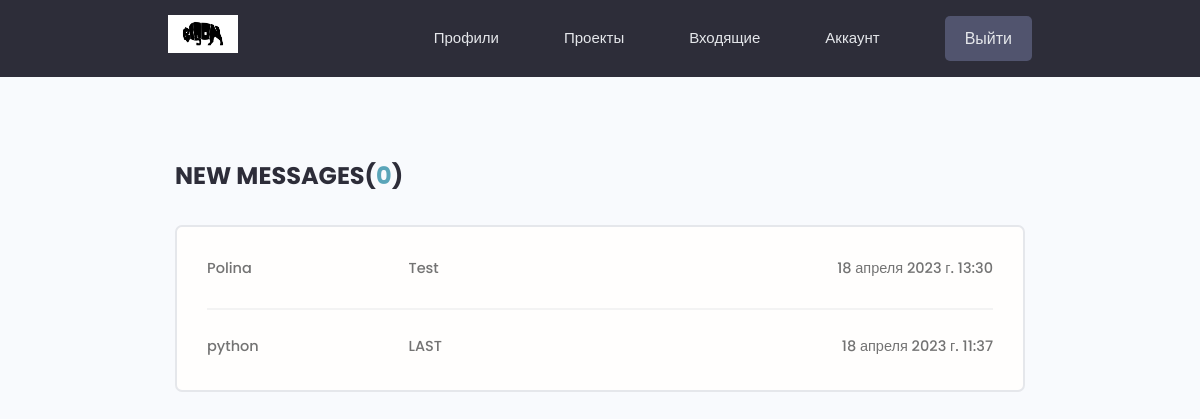
The page /inbox/ (signed in) on the database its author committed.
### users/models.py (models this page shows, shortened)
class Message(models.Model):
    sender = models.ForeignKey(Profile, on_delete=models.SET_NULL, null=True)
    recipient = models.ForeignKey(Profile, on_delete=models.SET_NULL, null=True, blank=True, related_name='messages')
    name = models.CharField(max_length=200, null=True, blank=True)
    email = models.EmailField(max_length=200, null=True, blank=True)
    subject = models.CharField(max_length=200, null=True, blank=True)
    body = models.TextField()
    is_read = models.BooleanField(default=False, null=True)
    created = models.DateTimeField(auto_now_add=True)
    id = models.UUIDField(default=uuid.uuid4, unique=True, primary_key=True, editable=False)
    class Meta:
        ordering = ['is_read', '-created']

### users/views.py (the view)
# urls.py: path('inbox/', inbox, name='inbox'),
@login_required(login_url='login')
def inbox(request):
    profile = request.user.profile
    messageRequest = profile.messages.all()
    unreadCount = messageRequest.filter(is_read=False).count()
    context = {'messageRequest': messageRequest, 'unreadCount': unreadCount}
    return render(request, 'users/inbox.html', context)

### users/templates/users/inbox.html
{% extends 'main.html' %}
{% block content %}
<main class="inbox my-xl">
  <div class="content-box">
    <h3 class="inbox__title">New Messages(<span>{{unreadCount}}</span>)</h3>
    <ul class="messages">
      {% for message in messageRequest %}
      {% if message.is_read == False %}
      <li class="message message--unread">
        {% else %}
      <li class="message">
        {% endif %}
        <a href="{% url 'message' message.id %}">
          <span class="message__author">{{message.name}}</span>
          <span class="message__subject">{{message.subject}}</span>
          <span class="message__date">{{message.created}}</span>
        </a>
      </li>
      {% endfor %}
    </ul>
  </div>
</main>
{% endblock content %}

### static/styles/app.css (style rules this page uses)
:root { --color-sub: #2d2d39; }
.content-box { width: 95%; max-width: 85rem; margin: 0 auto; }
.inbox { height: 90vh; }
.inbox__title, .inbox__title span { font-size: 2.4rem; font-weight: 700; color: var(--color-sub); text-transform: uppercase; text-align: left; margin-bottom: 3rem; }
.inbox__title span { color: var(--color-main); }
.messages { list-style: none; background: var(--color-white); padding: 0.5rem 3rem; border: 2px solid var(--color-light); border-radius: 0.7rem; }
.message { padding: 2.5rem 0; }
.message > a span { font-size: 1.45rem; font-weight: 500; }
.message:not(:last-child) { border-bottom: 2px solid var(--color-white-light); }
.message > a { display: flex; gap: 1rem; }
.message__author, .message__date { flex-basis: 25%; }
.message__subject { flex-basis: 50%; }
.message__date { text-align: right; }

### static/uikit/styles/modules/_variables.css (style rules this page uses)
:root { --color-main: #5aa5b9; --color-main-light: #e6faff; --color-sub: #3f4156; --color-sub-light: #51546e; --color-sub-lighter: #ededfd; --color-text: #737373; --color-gray: #8b8b8b; --color-light: #e5e7eb; --color-light-gray: #767676; --color-bg: #f8fafd; --color-white: #fffefd; --color-white-light: #f3f3f3; --color-success: #359e64; --color-success-bg: #def8e8; --color-error: #fc4b0b; --color-error-bg: #fff2ee; --font-base: 'Poppins', arial, helvetica, 'Segoe UI', roboto, ubuntu, sans-serif; --font-monospace: 'Fira Code', 'Courier New', courier, monospace; --font-regular: 300; --font-medium: 500; --font-bold: 700; --generic-shadow: 1px 1px 5px #00000010; --generic-transition: all 0.3s ease-in-out; }

### static/uikit/styles/modules/_base.css (style rules this page uses)
* { margin: 0; padding: 0; box-sizing: border-box; text-rendering: optimizeLegibility; color: inherit; font-size: inherit; }
html { font-size: 50%; }
@media only screen and (min-width: 480px) { html { font-size: 56.25%; } }
@media only screen and (min-width: 1200px) { html { font-size: 62.5%; } }
body { line-height: 1.6; font-weight: 400; font-size: 1.5rem; color: var(--color-text); background-color: var(--color-bg); min-height: 100vh; }

### static/uikit/styles/modules/_typography.css (style rules this page uses)
* { font-family: var(--font-base); }
h3 { font-size: 3.2rem; font-weight: var(--font-medium); }
p, span, strong { font-size: 1.6rem; color: var(--color-text); font-weight: var(--font-regular); }
a { padding-bottom: 2px; text-decoration: none; display: inline-block; color: var(--color-main); font-weight: var(--font-medium); }

### static/uikit/styles/modules/_utilities.css (style rules this page uses)
.my-xl { margin: 8rem auto; }

### rows shown on the page
Message: name "Polina", subject "Test", created "18 апреля 2023 г. 13:30"
Message: name "python", subject "LAST", created "18 апреля 2023 г. 11:37"

### other values the page prints
{{ unreadCount }} "0"
